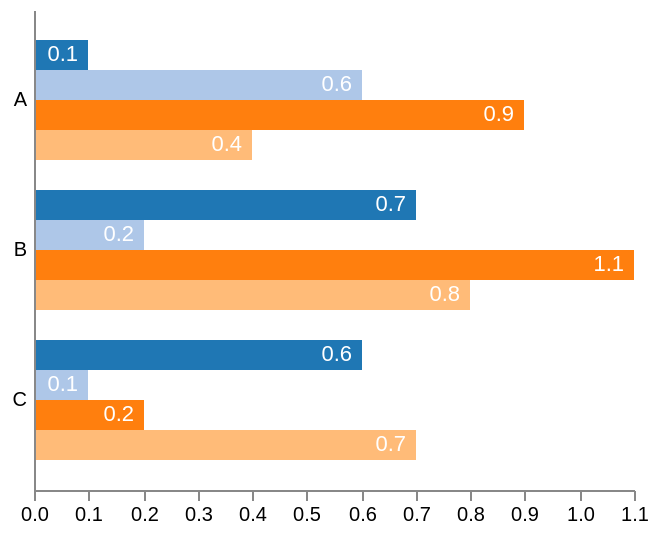

The Vega-Lite source for this figure:
### Vega specification from a JSON file in a GitHub repository (floating-point values rounded to 4 significant figures)
{"$schema": "https://vega.github.io/schema/vega/v4.json", "width": 300, "height": 240, "padding": 5, "data": [{"name": "table", "values": [{"category": "A", "position": 0, "value": 0.1}, {"category": "A", "position": 1, "value": 0.6}, {"category": "A", "position": 2, "value": 0.9}, {"category": "A", "position": 3, "value": 0.4}, {"category": "B", "position": 0, "value": 0.7}, {"category": "B", "position": 1, "value": 0.2}, {"category": "B", "position": 2, "value": 1.1}, {"category": "B", "position": 3, "value": 0.8}, {"category": "C", "position": 0, "value": 0.6}, {"category": "C", "position": 1, "value": 0.1}, {"category": "C", "position": 2, "value": 0.2}, {"category": "C", "position": 3, "value": 0.7}]}], "scales": [{"name": "yscale", "type": "band", "domain": {"data": "table", "field": "category"}, "range": "height", "padding": 0.2}, {"name": "xscale", "type": "linear", "domain": {"data": "table", "field": "value"}, "range": "width", "round": true, "zero": true, "nice": true}, {"name": "color", "type": "ordinal", "domain": {"data": "table", "field": "position"}, "range": {"scheme": "category20"}}], "axes": [{"orient": "left", "scale": "yscale", "tickSize": 0, "labelPadding": 4, "zindex": 1}, {"orient": "bottom", "scale": "xscale"}], "marks": [{"type": "group", "from": {"facet": {"data": "table", "name": "facet", "groupby": "category"}}, "encode": {"enter": {"y": {"scale": "yscale", "field": "category"}}}, "signals": [{"name": "height", "update": "bandwidth('yscale')"}], "scales": [{"name": "pos", "type": "band", "range": "height", "domain": {"data": "facet", "field": "position"}}], "marks": [{"name": "bars", "from": {"data": "facet"}, "type": "rect", "encode": {"enter": {"y": {"scale": "pos", "field": "position"}, "height": {"scale": "pos", "band": 1}, "x": {"scale": "xscale", "field": "value"}, "x2": {"scale": "xscale", "value": 0}, "fill": {"scale": "color", "field": "position"}}}}, {"type": "text", "from": {"data": "bars"}, "encode": {"enter": {"x": {"field": "x2", "offset": -5}, "y": {"field": "y", "offset": {"field": "height", "mult": 0.5}}, "fill": {"value": "white"}, "align": {"value": "right"}, "baseline": {"value": "middle"}, "text": {"field": "datum.value"}}}}]}]}
